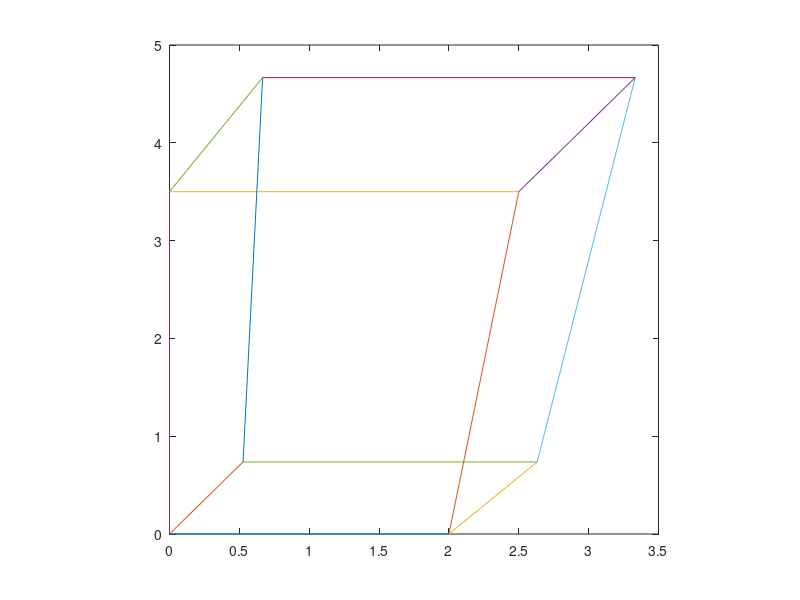

MATLAB code to generate this figure:
d = 14;  % Distance from origin to camera

% E(2) is y hoogte van camera
E = [0, 10, d];

w_n = [0 1 0];

vertices = [
    0, 0;
    2, 0;
    2, 2;
    0, 2;
    
    .5, .5;
    2.5, .5;
    2.5, 2.5;
    .5, 2.5;
];

edges = [
    1 2;
    2 3;
    3 4;
    4 1;
    
    5 6;
    6 7;
    7 8;
    8 5;
    
    5 1;
    6 2;
    7 3;
    8 4;
];

p = vertices(edges', :);
p = p * [1 0 0; 0 1 0];

%%
figure;
plot(p(:, 1), p(:, 2));
axis square;

%%
r = p - E;
pj = (dot(-E, -w_n)./(r*(-w_n)')) .* r + E;
pj = [pj(:, 1) pj(:, 3)];
pj = pj * [1 0; 0 -1];      % Fix by mirror over x axis. Beetje hacky maar oke.
                            % Zit een fout in de berekening (minnetje ergens)

x = reshape(pj(:,1), 2, []);
y = reshape(pj(:,2), 2, []);

plot(x, y);
axis square;
